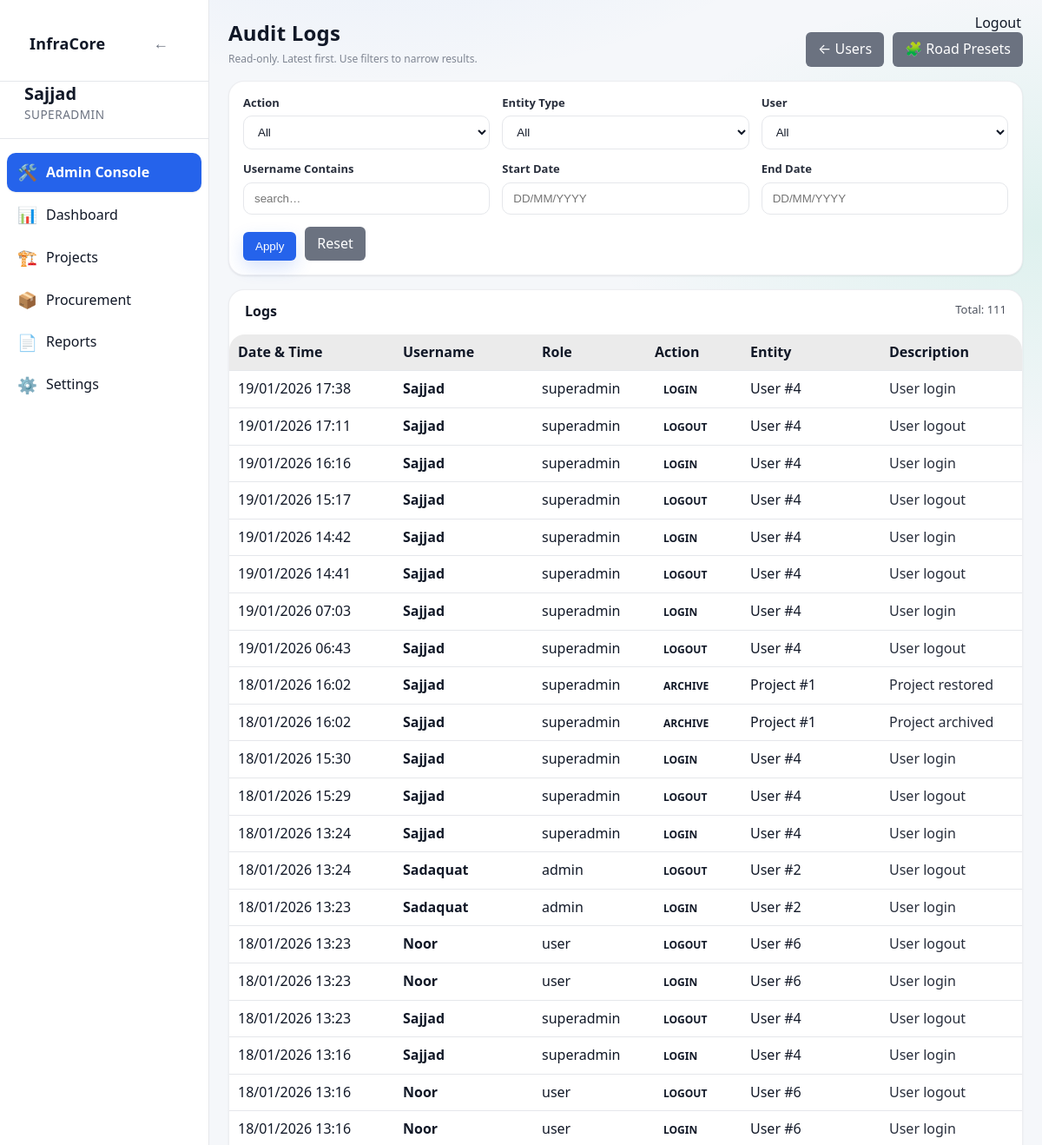
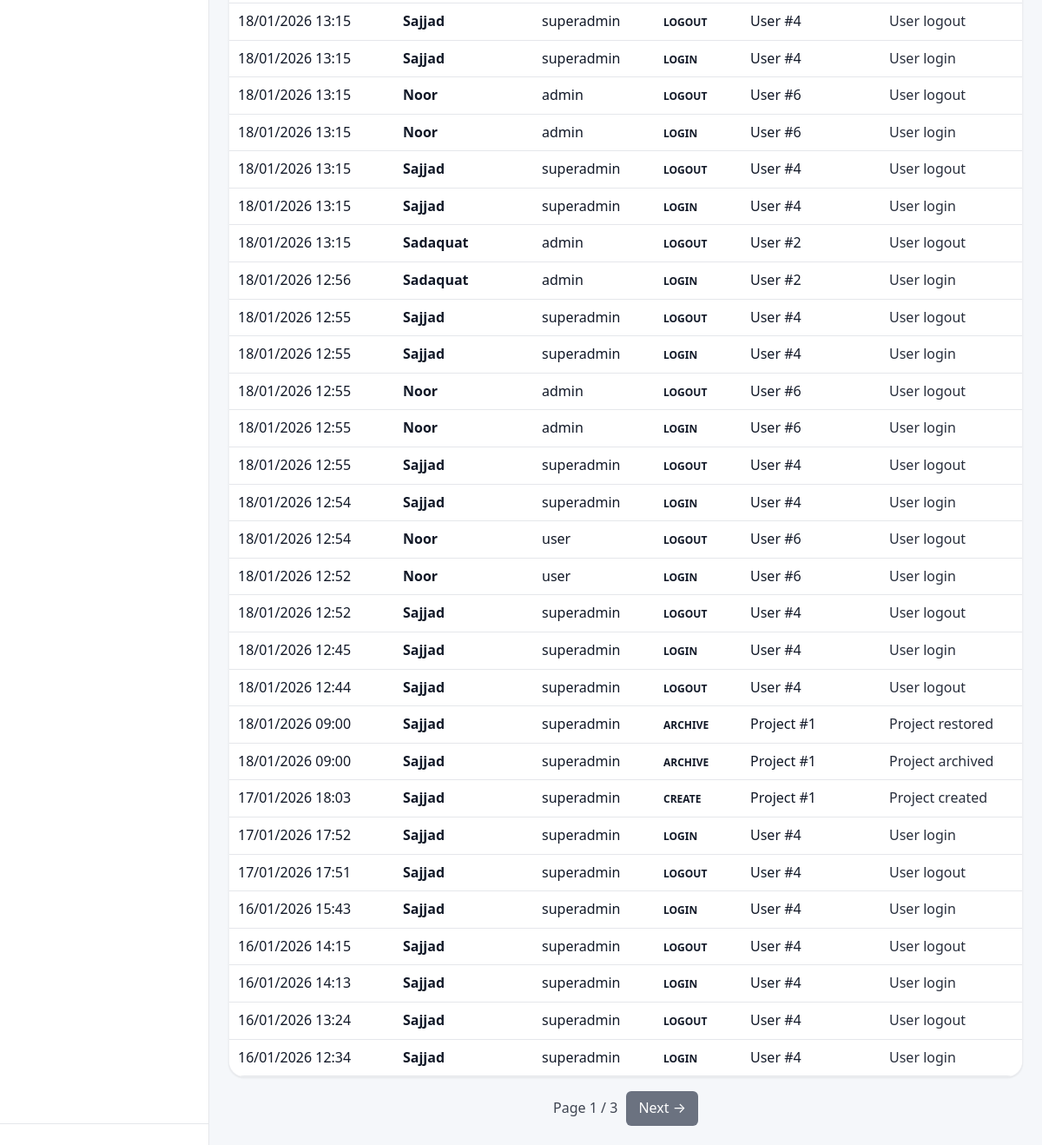
/admin/logs (signed in), run on an earlier commit of the app's database (2 pictures, top to bottom).
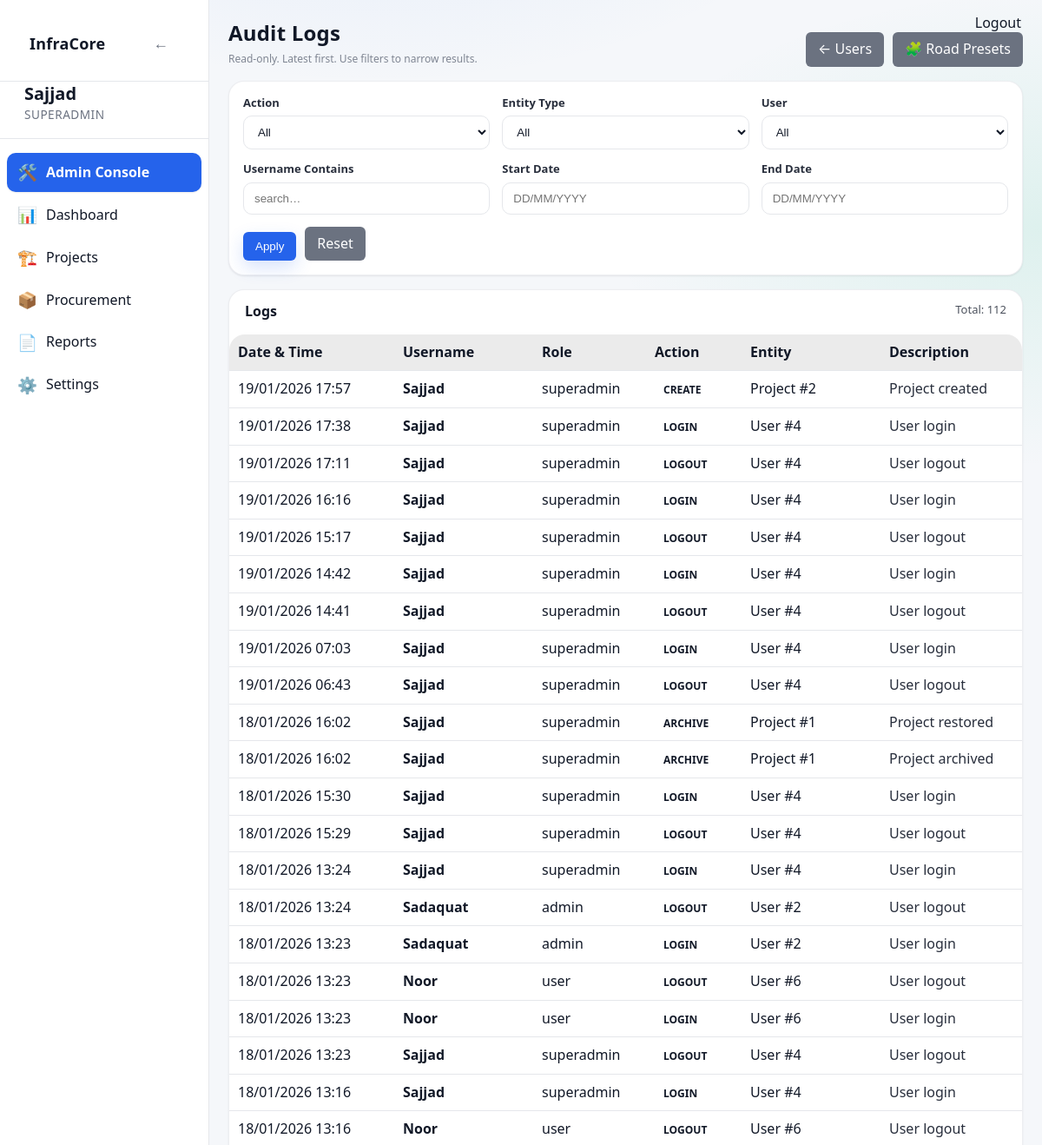
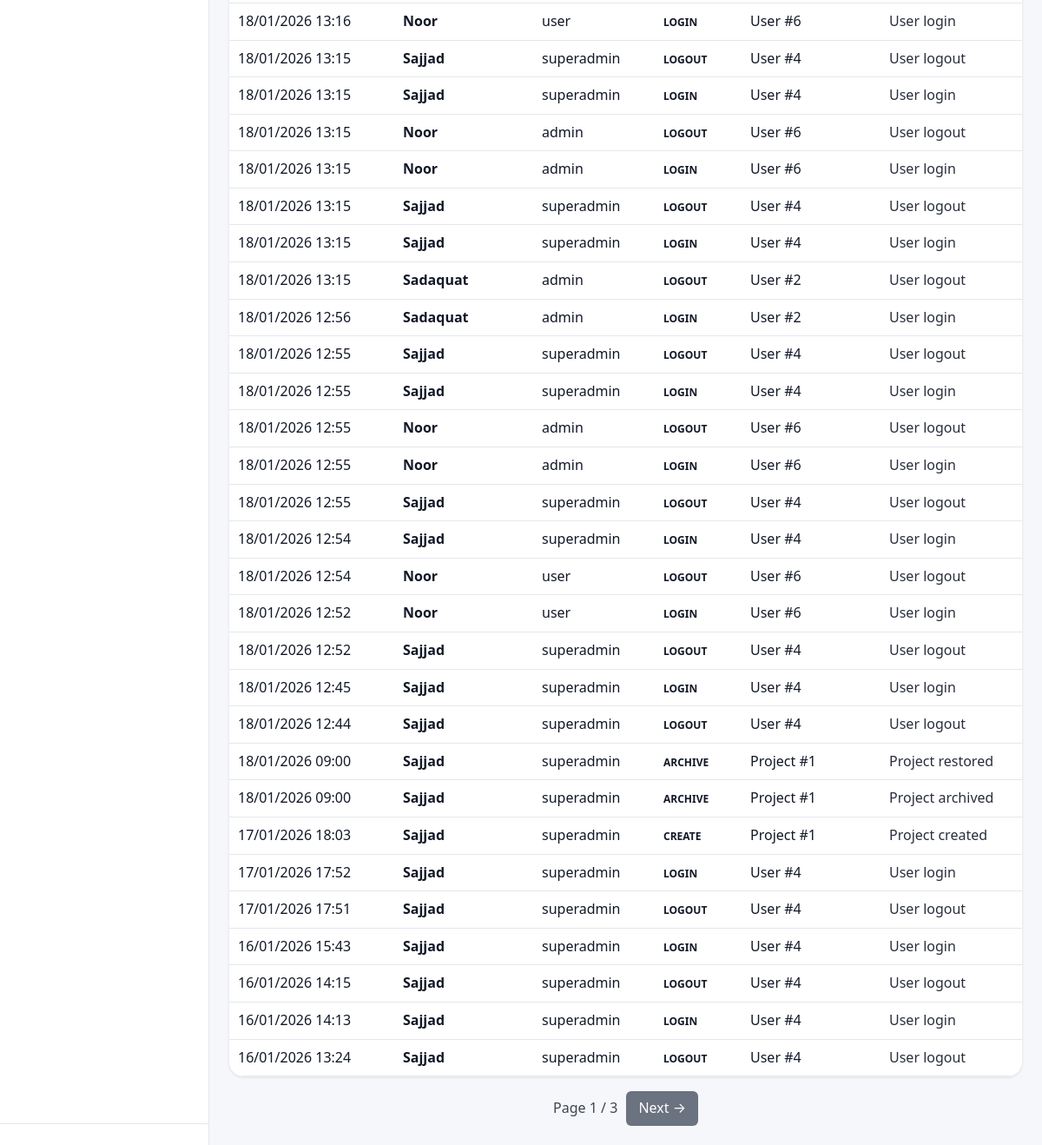
And on a later commit of the database (2 pictures, top to bottom).
### app/models/activity_log.py (models this page shows)
class ActivityLog(Base):
    __tablename__ = "activity_logs"
    __table_args__ = (
        Index("ix_activity_logs_created_at", "created_at"),
        Index("ix_activity_logs_user_id", "user_id"),
    )
    id = Column(Integer, primary_key=True, index=True)
    user_id = Column(Integer, ForeignKey("users.id"), nullable=True)
    username = Column(String(150), nullable=False)
    role = Column(String(50), nullable=True)
    action = Column(String(20), nullable=False)  # CREATE, UPDATE, DELETE, ARCHIVE, LOGIN, LOGOUT
    entity_type = Column(String(50), nullable=True)  # Project, Activity, Material, User, Execution
    entity_id = Column(Integer, nullable=True)
    description = Column(Text, nullable=True)
    old_value = Column(Text, nullable=True)  # JSON string
    new_value = Column(Text, nullable=True)  # JSON string
    ip_address = Column(String(64), nullable=True)
    created_at = Column(DateTime, default=datetime.utcnow, nullable=False)
    details = Column(String, nullable=True)
    timestamp = Column(DateTime, default=datetime.utcnow)

### app/routes/admin.py (the view)
@router.get("/logs", response_class=HTMLResponse)
def audit_logs_page(
    request: Request,
    page: int = 1,
    action: str | None = None,
    entity_type: str | None = None,
    user_id: int | None = None,
    username: str | None = None,
    start_date: str | None = None,
    end_date: str | None = None,
    db: Session = Depends(get_db),
):
    admin = admin_guard(request)
    if not admin:
        return RedirectResponse("/dashboard", status_code=302)
    page_size = 50
    page = max(page, 1)
    q = db.query(ActivityLog)
    if action:
        q = q.filter(ActivityLog.action == action)
    if entity_type:
        q = q.filter(ActivityLog.entity_type == entity_type)
    if user_id is not None:
        q = q.filter(ActivityLog.user_id == user_id)
    if username:
        q = q.filter(ActivityLog.username.ilike(f"%{username.strip()}%"))
    def _parse_d(s: str | None) -> date | None:
        if not s:
            return None
        try:
            return parse_date_ddmmyyyy_or_iso(str(s))
        except Exception:
            return None
    sd = _parse_d(start_date)
    ed = _parse_d(end_date)
    if sd:
        q = q.filter(ActivityLog.created_at >= datetime.combine(sd, time.min))
    if ed:
        q = q.filter(ActivityLog.created_at <= datetime.combine(ed, time.max))
    total = q.count()
    logs = (
        q.order_by(ActivityLog.created_at.desc())
        .offset((page - 1) * page_size)
        .limit(page_size)
        .all()
    )
    actions = [r[0] for r in db.query(ActivityLog.action).distinct().order_by(ActivityLog.action).all() if r and r[0]]
    entity_types = [r[0] for r in db.query(ActivityLog.entity_type).distinct().order_by(ActivityLog.entity_type).all() if r and r[0]]
    users = (
        db.query(ActivityLog.user_id, ActivityLog.username)
        .filter(ActivityLog.user_id.isnot(None))
        .distinct()
        .order_by(ActivityLog.username.asc())
        .all()
    )
    return templates.TemplateResponse(
        "admin/logs.html",
        {
            "request": request,
            "user": admin,
            "logs": logs,
            "page": page,
            "page_size": page_size,
            "total": total,
            "actions": actions,
            "entity_types": entity_types,
            "users": users,
            "filters": {
                "action": action or "",
                "entity_type": entity_type or "",
                "user_id": user_id if user_id is not None else "",
                "username": username or "",
                "start_date": start_date or "",
                "end_date": end_date or "",
            },
        },
    )

### app/templates/admin/logs.html (shortened to what the changed rows need)
{% extends "base.html" %}
{% block content %}
<div class="page-header" style="display:flex;justify-content:space-between;align-items:flex-end;gap:12px;flex-wrap:wrap;margin-bottom:16px">
    <div>
        <h1 class="page-title" style="margin-bottom:6px">Audit Logs</h1>
    </div>
</div>
<div class="card" style="padding:0">
    <div style="padding:14px 18px;border-bottom:1px solid rgba(255,255,255,0.08);display:flex;justify-content:space-between;gap:12px;flex-wrap:wrap">
        <strong>Logs</strong>
        <span style="opacity:0.75;font-size:13px">
            Total: {{ total }}
        </span>
    </div>
    <table class="table" style="margin:0">
        <thead>
            <tr style="background:rgba(255,255,255,0.04)">
                <th style="width:170px">Date &amp; Time</th>
                <th style="width:140px">Username</th>
                <th style="width:110px">Role</th>
                <th style="width:90px">Action</th>
                <th style="width:140px">Entity</th>
                <th>Description</th>
            </tr>
        </thead>
        <tbody>
            {% if logs and logs|length > 0 %}
                {% for l in logs %}
                    <tr style="border-bottom:1px solid rgba(255,255,255,0.05)">
                        <td style="white-space:nowrap">{{ l.created_at|ddmmyyyy_dt }}</td>
                        <td><strong>{{ l.username }}</strong></td>
                        <td>{{ l.role or "" }}</td>
                        <td>
                            <span class="badge badge-info">{{ l.action }}</span>
                        </td>
                        <td>
                            {{ l.entity_type or "" }}
                            {% if l.entity_id %}
                                #{{ l.entity_id }}
                            {% endif %}
                        </td>
                        <td style="opacity:0.9">{{ l.description or l.details or "" }}</td>
                    </tr>
                {% endfor %}
            {% else %}
                <tr>
                    <td colspan="6" style="padding:24px;text-align:center;opacity:0.75">
                        No audit logs found for the selected filters.
                    </td>
                </tr>
            {% endif %}
        </tbody>
    </table>
</div>
{% set total_pages = (total // page_size) + (1 if total % page_size else 0) %}
{% endblock %}

What changed in the data, as far as the page shows it:
no longer on this page (row unchanged): ActivityLog: created_at|ddmmyyyy_dt "16/01/2026 12:34", username "Sajjad", role "superadmin", action "LOGIN", entity_type "User", entity_id "4", description "User login"
added ActivityLog: created_at|ddmmyyyy_dt "19/01/2026 17:57", username "Sajjad", role "superadmin", action "CREATE", entity_type "Project", entity_id "2", description "Project created"
Also different on the page:
{{ total }}: "111" → "112"
